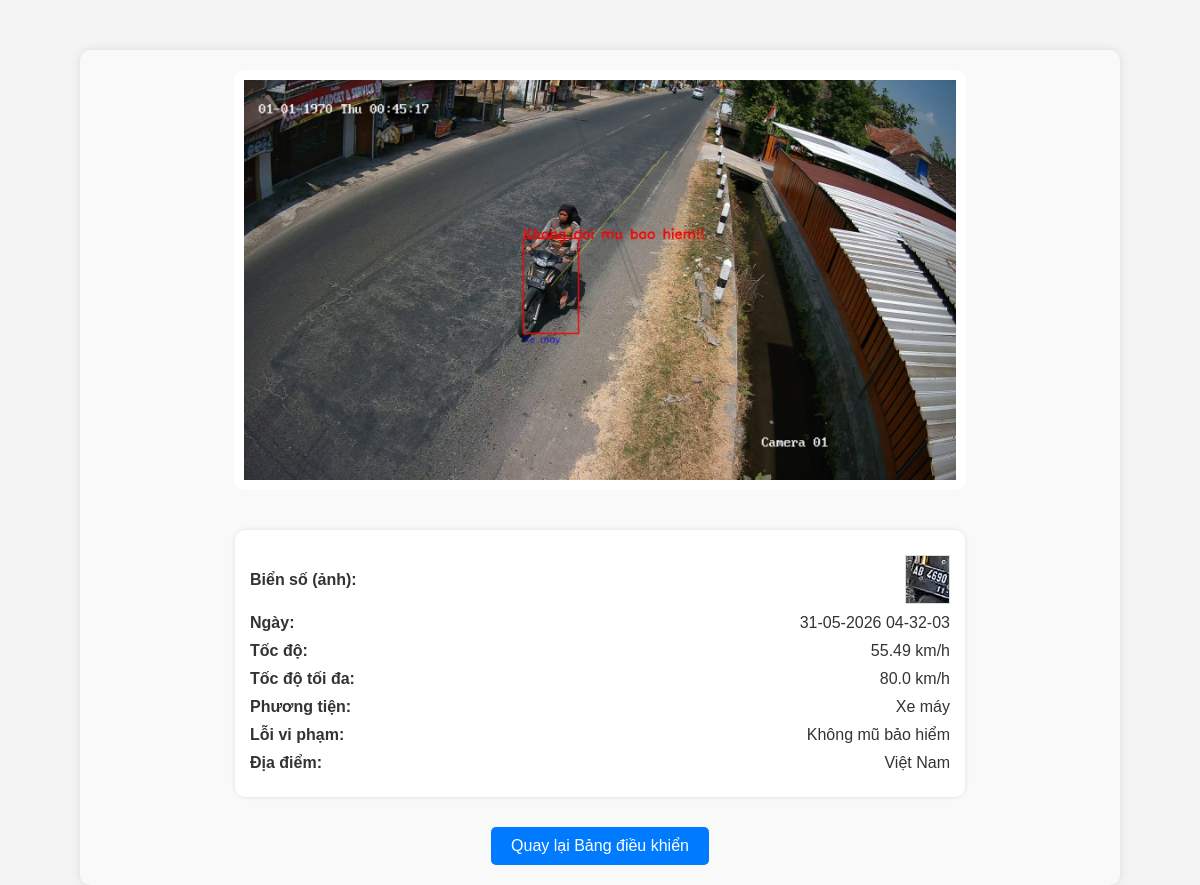
The page /photo/1 on the database its author committed.
### tables this page shows
CREATE TABLE datalog (
                                    id INTEGER PRIMARY KEY,
                                    track_id TEXT NOT NULL,
                                    date TEXT NOT NULL,
                                    plat_license TEXT NOT NULL,
                                    speed TEXT NOT NULL,
                                    max_speed TEXT NOT NULL,
                                    violence_category TEXT NOT NULL,
                                    vehicle TEXT NOT NULL,
                                    location TEXT NOT NULL,
                                    open_photo TEXT NOT NULL
                                );

### server.py (the view)
@app.route("/photo/<int:id>")
def photo(id: int):
    conn = _datalog_conn()
    row = conn.execute("SELECT * FROM datalog WHERE id = ?", (id,)).fetchone()
    conn.close()
    if not row:
        return redirect("/dashboard")
    inspeed = float(row["speed"])
    inmaxspeed = float(row["max_speed"])
    speed = speed_limitation(inspeed, inmaxspeed)
    location = row["location"]
    return render_template(
        "photo.html",
        data=row,
        image_path=row["open_photo"],
        plat_license_path=row["plat_license"],
        location=location,
        speed=speed,
    )

### server.py (called while the page is built)
def _datalog_conn():
    import sqlite3
    db_path = os.path.join(BASE_DIR, "database", "datalog.db")
    conn = sqlite3.connect(db_path)
    conn.row_factory = sqlite3.Row
    return conn

def speed_limitation(speed: float, max_speed: float) -> str:
    if speed <= 5:
        return "không phát hiện"
    elif speed >= max_speed * 2:
        return "ngoài phạm vi"
    return f"{speed} km/h"

### templates/photo.html (shortened to what this page needs)
<!DOCTYPE html>
<html lang="vi">
<head>
    <link rel="stylesheet" href="{{ url_for('static', filename='dashboard.css') }}">
</head>
<body>
    <div class="photo-container">
        <img src="/static/{{ image_path }}" alt="Ảnh vi phạm" class="photo-img">
        <div class="photo-details">
            <p>
                <strong>Biển số (ảnh):</strong>
                {% if 'Not Detected' in plat_license_path or 'Không' in plat_license_path %}
                    Không phát hiện
                {% elif plat_license_path %}
                    <img src="/static/{{ plat_license_path }}" alt="Biển số" class="license-img">
                {% else %}
                    Không phát hiện
                {% endif %}
            </p>
            <p><strong>Ngày:</strong> {{ data['date'] }}</p>
            <p><strong>Tốc độ:</strong> {{ speed }}</p>
            <p><strong>Tốc độ tối đa:</strong> {{ data['max_speed'] }} km/h</p>
            <p><strong>Phương tiện:</strong> {{ data['vehicle'] }}</p>
            <p><strong>Lỗi vi phạm:</strong> {{ data['violence_category'] }}</p>
            <p><strong>Địa điểm:</strong> {{ location }}</p>
        </div>
        <a href="/dashboard" class="btn-back">Quay lại Bảng điều khiển</a>
    </div>
</body>
</html>

### database/static/dashboard.css (style rules this page uses)
body, html { margin: 0; padding: 0; font-family: 'Arial', sans-serif; background-color: #f4f4f4; color: #333; height: 100%; }
.photo-container { display: flex; flex-direction: column; align-items: center; justify-content: center; margin: 50px auto; max-width: 1000px; background-color: #f9f9f9; padding: 20px; border-radius: 10px; box-shadow: 0 0 10px rgba(0, 0, 0, 0.1); }
.photo-img { max-width: 100%; max-height: 400px; object-fit: contain; margin-bottom: 20px; border-radius: 10px; background-color: #fff; padding: 10px; }
.photo-details { width: 70%; text-align: left; margin-top: 20px; background-color: #ffffff; padding: 15px; border-radius: 10px; box-shadow: 0 0 5px rgba(0, 0, 0, 0.1); }
.photo-details p { font-size: 16px; margin: 10px 0; display: flex; justify-content: space-between; align-items: center; }
.photo-details p img { max-width: 100px; height: auto; margin-left: 10px; border: 1px solid #ddd; }
.btn-back { display: block; margin: 30px auto 0; padding: 10px 20px; background-color: #007bff; color: white; text-decoration: none; border-radius: 5px; font-size: 16px; text-align: center; width: fit-content; }

### rows shown on the page
datalog: open_photo (picture), plat_license (picture), date "31-05-2026 04-32-03", max_speed "80.0", vehicle "Xe máy", violence_category "Không mũ bảo hiểm", location "Việt Nam"

### other values the page prints
{{ speed }} "55.49 km/h"
